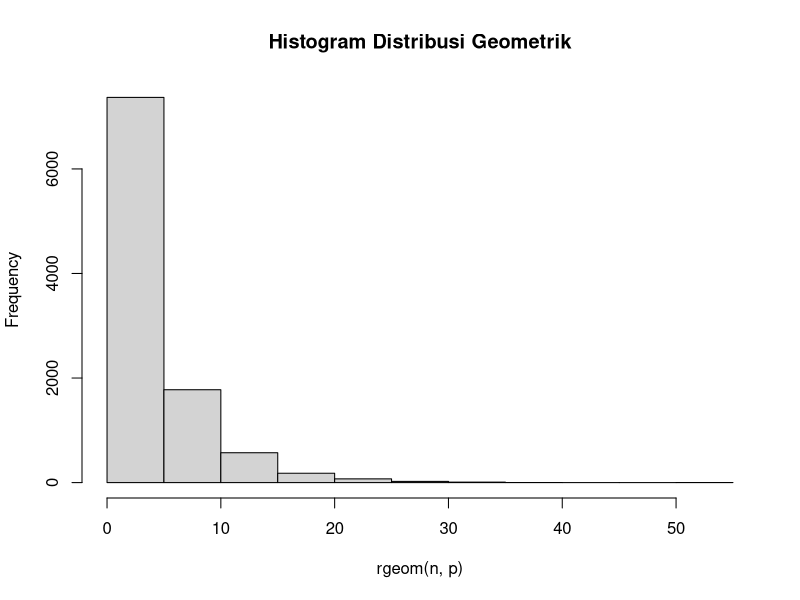
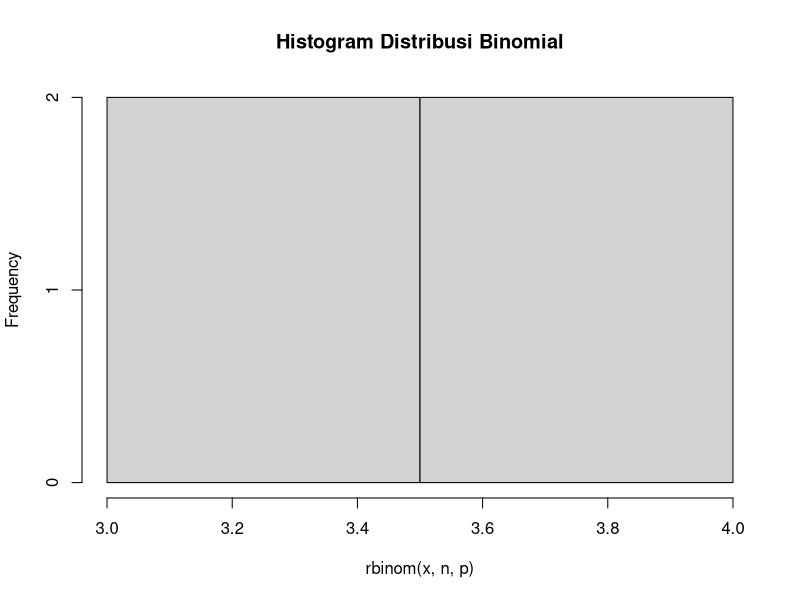
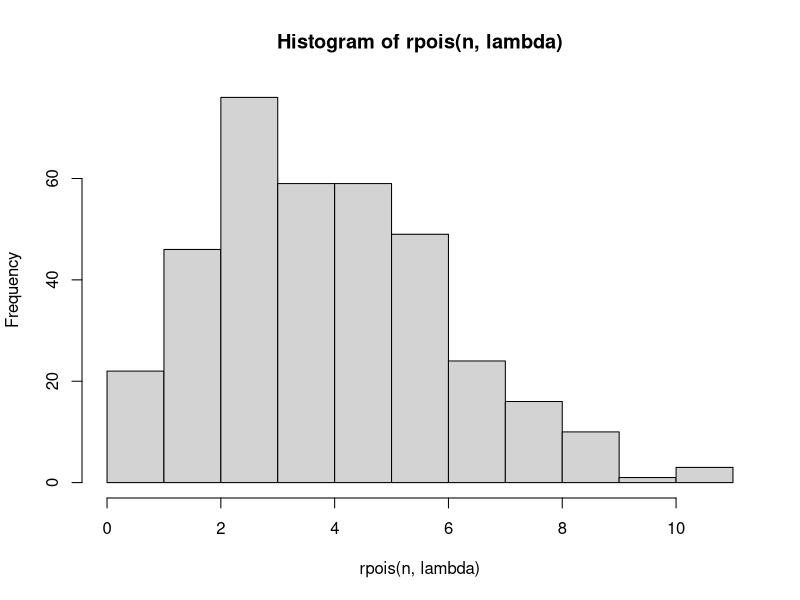
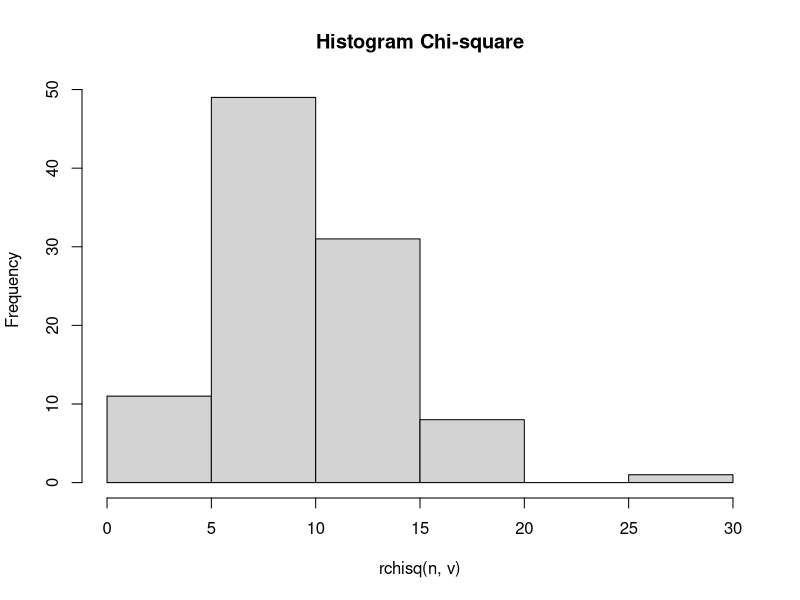
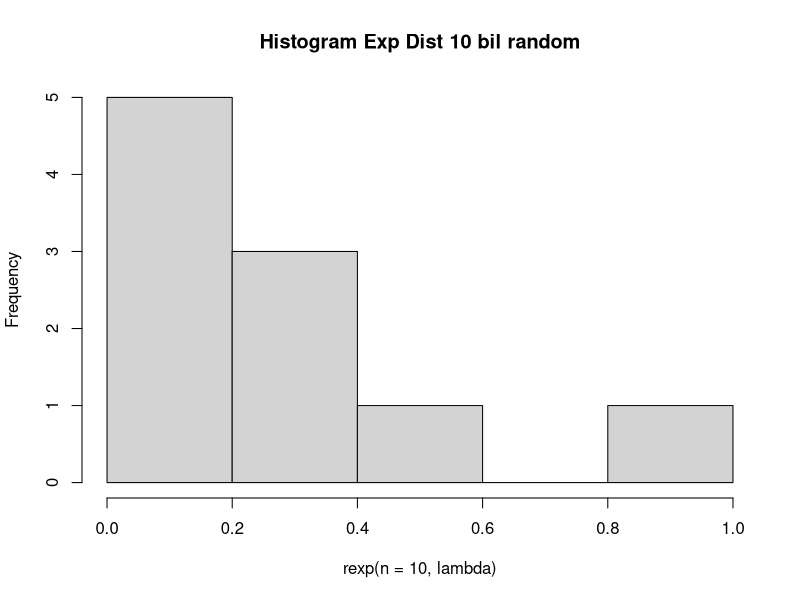
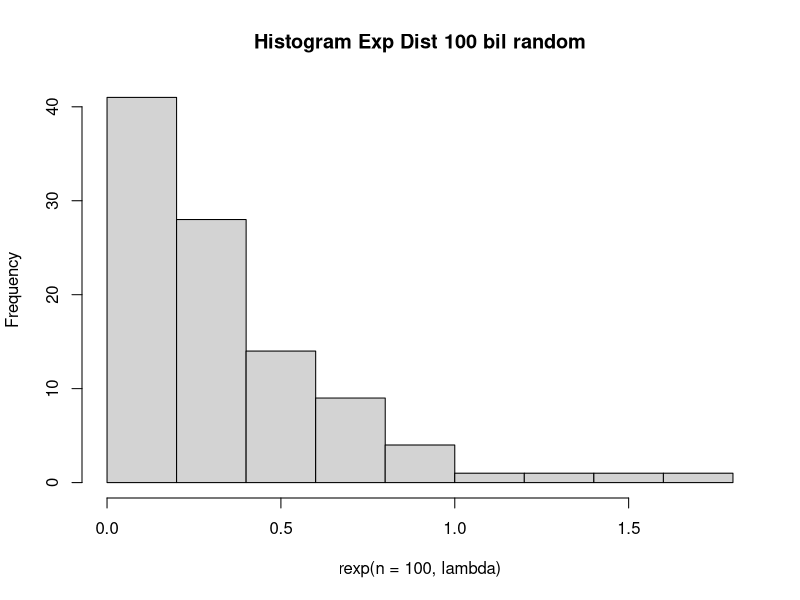
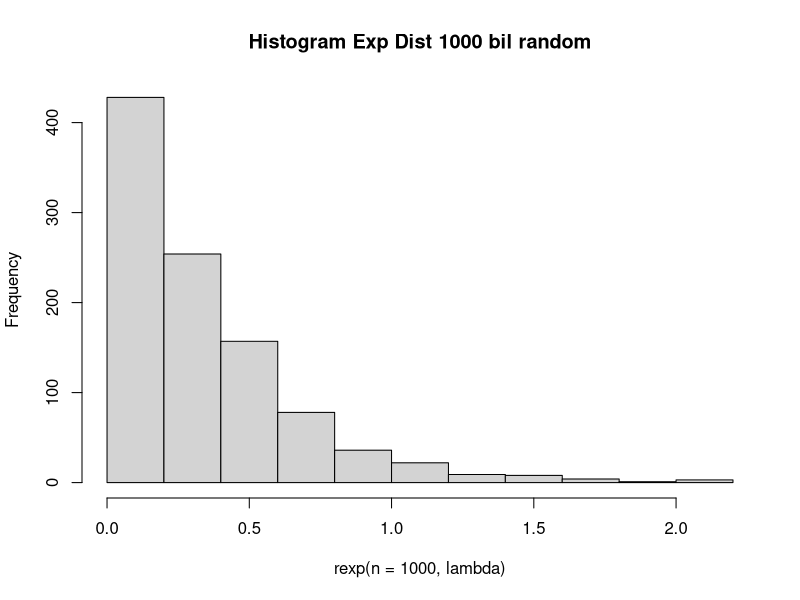
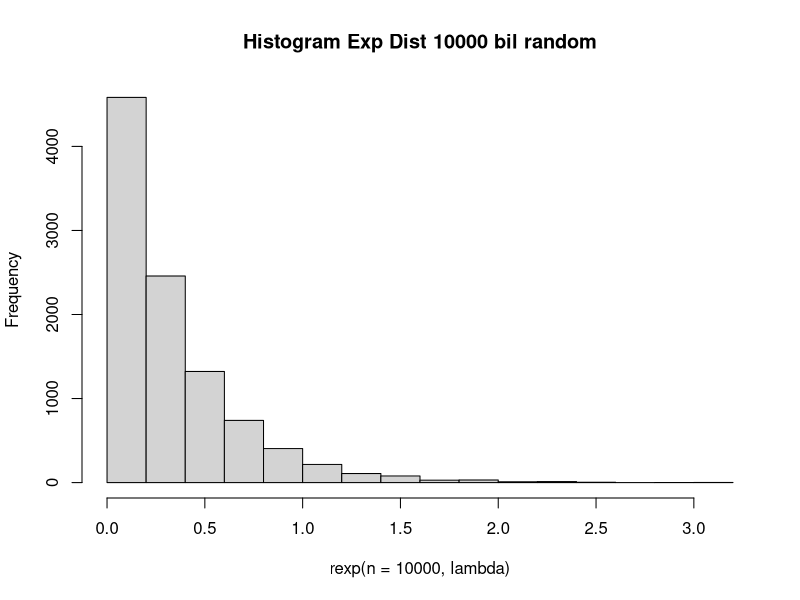

Write R code to recreate these figures, in order. (Note: this script raises an error after producing the figures.)
"----------No 1----------"
x = 3
p = 0.20
n = 10000

#No 1A
geom_dist <- dgeom(x, p)
paste("Peluang =", geom_dist)

#No 1B
mean <- mean(rgeom(n, p) == 3)
paste("Mean =", mean)

#No 1C
#Penjelasan di file README.MD

#No 1D
hist(rgeom(n, p), main = 'Histogram Distribusi Geometrik')

#No 1E
rataan = 1 / p
paste("Rataan =", rataan)

varian = (1 - p) / (p ^ 2)
paste("Varian =", varian)

"----------No 2----------"
n = 20
p = 0.2
x = 4

#No 2A
binom_dist <- dbinom(x, n, p)
paste("Peluang =", binom_dist)

#No 2B
hist(rbinom(x, n, p), main = "Histogram Distribusi Binomial")

#No 2C
rataan = n * p
paste("Rataan =", rataan)

varian = n * p * (1 - p)
paste("Varian =", varian)

"----------No 3----------"
lambda = 4.5

#No 3A
x = 6
pois_dist <- dpois(x, lambda)
paste("Peluang =", pois_dist)

#No 3B
n = 365
hist(rpois(n, lambda))

#No 3C
#Penjelasan di file README.MD

#No 3D
rataan = varian = lambda
paste("Rataan =", rataan)
paste("Varian =", varian)

"----------No 4----------"
x = 2
v = 10

#No 4A
chisq_dist <- dchisq(x, v)
paste("Peluang =", chisq_dist)

#No 4B
n = 100
hist(rchisq(n, v), main = "Histogram Chi-square")

#No 4C
rataan = v
paste("Rataan =", rataan)

varian = 2 * v
paste("Varian =", varian)

"----------No 5----------"
lambda = 3

#No 5A
set.seed(1)
exp_dist <- rexp(1, lambda)
paste("Peluang =", exp_dist)

#No 5B
set.seed(1)
hist(rexp(n = 10, lambda), main = "Histogram Exp Dist 10 bil random")
hist(rexp(n = 100, lambda), main = "Histogram Exp Dist 100 bil random")
hist(rexp(n = 1000, lambda), main = "Histogram Exp Dist 1000 bil random")
hist(rexp(n = 10000, lambda), main = "Histogram Exp Dist 10000 bil random")

#No 5C
N = 100

set.seed(1)
rataan = mean(rexp(N, lambda))
paste("Rataan =", rataan)

varian = sd(rexp(N, lambda))^2
paste("Varian =", varian)

"----------No 6----------"
n = 100
mean = 50
sd = 8

#No 6A
set.seed(1)
x = rnorm(n, mean, sd)

mean_data = mean(x)
X1 = floor(mean_data)
X1
X2 = ceiling(mean_data)
X2

P = pnorm(X2, mean, sd) - pnorm(X1, mean, sd)
paste("P(X1 ≤ x ≤ X2) =", P)

zScore = (x - mean_data) / sd(data)
print("Z-Score:")
zScore
plot(zScore)

#No 6B
breaks = 50
hist(x, breaks, main = "5025211023_Wan Sabrina Mayzura_Probstat_A_DNhistogram")

#No 6C
varian = sd(x)^2
paste("Varian =", varian)